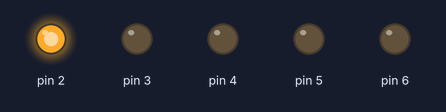
Bench run of a sketch on a simulated Arduino Uno, built with avr-gcc and run on an emulated ATmega328P. Shown: output pins drawn as LEDs (lit = HIGH).

Above: at 0.05 s.
At 0.85 s:
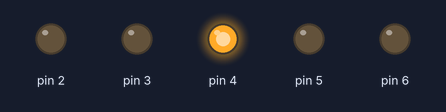
At 1.85 s:
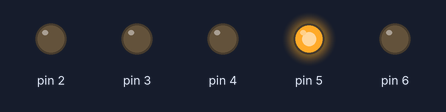
At 3.85 s:
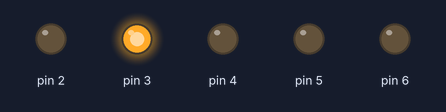
At 5.85 s:
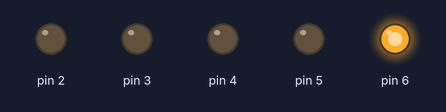
At 7.75 s:
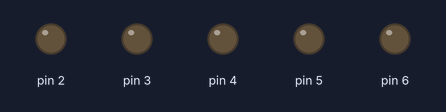
Timing chart, 0 to 8.1 s (numbered marks = the images above):
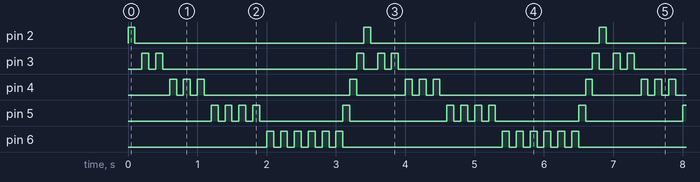

Measured:
- by itself, pin 2: alternates HIGH for 0.10 s and LOW for 3.3 s
- by itself, pin 3: repeats every 3.4 s: LOW 0.10 s, HIGH 0.10 s, LOW 2.8 s, HIGH 0.10 s, LOW 0.20 s, HIGH 0.10 s
- by itself, pin 4: repeats every 3.4 s: 2 × (LOW 0.10 s, HIGH 0.10 s), LOW 2.1 s, HIGH 0.10 s, LOW 0.70 s, HIGH 0.10 s
- by itself, pin 5: repeats every 3.4 s: 3 × (LOW 0.10 s, HIGH 0.10 s), LOW 1.2 s, HIGH 0.10 s, LOW 1.4 s, HIGH 0.10 s
- by itself, pin 6: repeats every 3.4 s: 5 × (LOW 0.10 s, HIGH 0.10 s), LOW 2.3 s, HIGH 0.10 s

The sketch:

blink.ino
```cpp
void setup() {
    for (int i = 2; i < 7; i++) {
        pinMode(i, OUTPUT);
    }
}

void allLEDsOff(void)
{
    for (int i = 2; i < 7; i++) {
        digitalWrite(i, LOW);
    }
}

void loop() {
    // move one direction
    for (int i = 2; i < 7; i++) {
        allLEDsOff();
        for (int j = 1; j < i; j++) {
            digitalWrite(i, HIGH);
            delay(100);
            digitalWrite(i, LOW);
            delay(100);
        }
    }
    // reverse direction
     for (int i = 6; i > 2; i--) {
        allLEDsOff();
        digitalWrite(i, HIGH);
        delay(100);
    }
}
```
